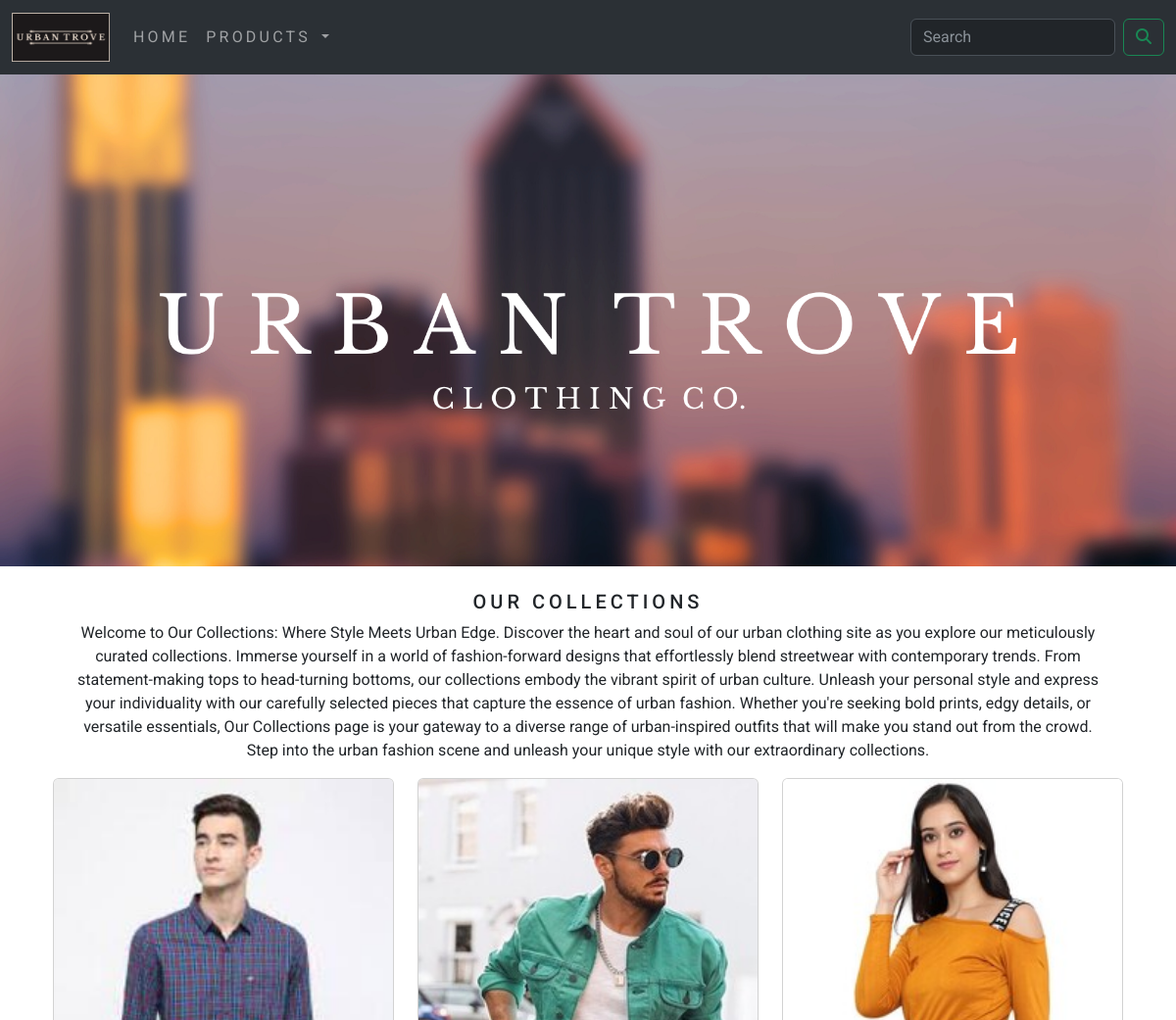
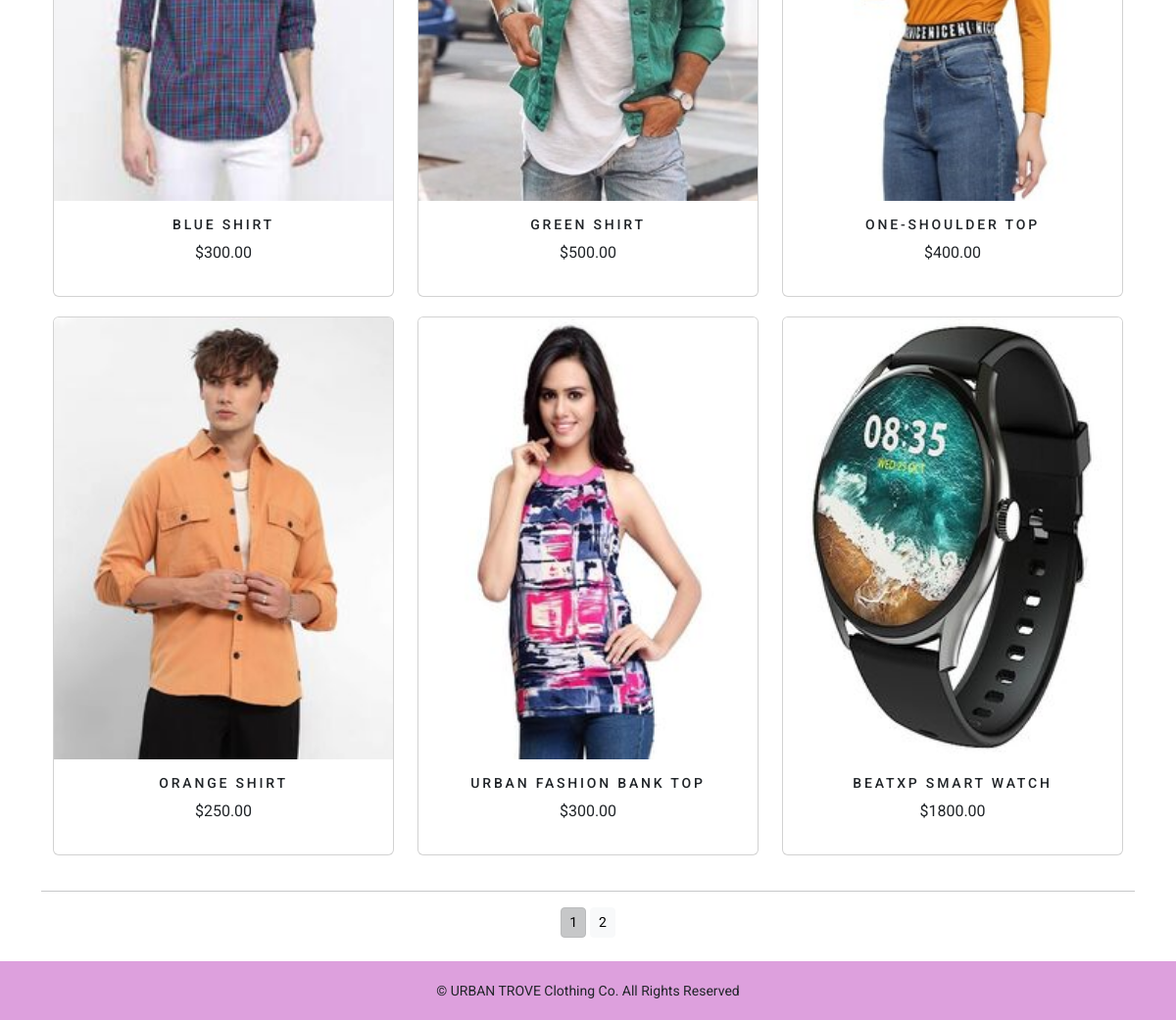
The app's page /shop/ with its own data (2 pictures, top to bottom).
### shop/models.py (models this page shows)
class Product(models.Model):
    name = models.CharField(max_length=200, unique=True)
    slug = models.SlugField(max_length=200, unique=True)
    description = models.TextField(blank=True)
    price = models.DecimalField(max_digits=10, decimal_places=2)
    category = models.ForeignKey(Category, on_delete=models.CASCADE)
    image = models.ImageField(upload_to='product', blank=True)
    stock = models.IntegerField()
    available = models.BooleanField(default=True)
    created = models.DateTimeField(auto_now_add=True)
    updated = models.DateTimeField(auto_now=True)
    def get_url(self):
        return reverse('shop:prodcatdetail', args=[self.category.slug, self.slug])
    class Meta:
        ordering = ('name', )
        verbose_name = 'product'
        verbose_name_plural = 'products'

### shop/views.py (the view)
# urls.py: path('', views.allprodcat, name='allprodcat'),
def allprodcat(request, c_slug=None):
    c_page = None
    products_list = None
    if c_slug != None:
        c_page = get_object_or_404(Category, slug=c_slug)
        products_list = Product.objects.all().filter(category=c_page, available=True)
    else:
        products_list = Product.objects.all().filter(available=True)
    paginator = Paginator(products_list, 6)
    try:
        page = int(request.GET.get('page', '1'))
    except:
        page = 1
    try:
        products = paginator.page(page)
    except (EmptyPage, InvalidPage):
        products = paginator.page(paginator.num_pages)
    return render(request, "category.html", {'category': c_page, 'products': products})

### cart/context_processors.py (called while the page is built)
def counter(request):
    item_count = 0
    if 'admin' in request.path:
        return {}
    else:
        try:
            cart = Cart.objects.filter(cart_id=_cart_id(request))
            cart_items = CartItem.objects.all().filter(cart=cart[:1])
            for cart_item in cart_items:
                item_count += cart_item.quantity
        except Cart.DoesNotExist:
            item_count = 0
    return dict(item_count=item_count)

### cart/views.py (called while the page is built)
def _cart_id(request):
    cart = request.session.session_key
    if not cart:
        cart = request.session.create()
    return cart

### shop/context_processors.py (called while the page is built)
def menu_links(request):
    links = Category.objects.all()
    return dict(links=links)

### shop/models.py (called while the page is built)
    def get_url(self):
        return reverse('shop:products_by_category', args=[self.slug])

### templates/category.html (shortened to what this page needs)
{% extends 'base.html' %}
{% load static %}
{% block content %}
    <div class="mx-auto">
        {% if category %}
        <img class="my_image" src="{{ category.image.url }}" alt="{{ category.name }}">
    </div>
    <br>
    <div>
        <h1 class="text-center my_title">{{ category.name }}</h1>
        <p class="text-justify">{{ category.description }}</p>
    </div>
    {% else %}
    <div>
        <img class="my_image" src="{% static 'img/ut_banner.png' %}" alt="Our Proucts" style="width: 100%; height: auto;">
    </div>
    <br>
    <div class="container-fluid"  style="max-width: 90%;">
        <h1 class="text-center my_title">Our Collections</h1>
        <p class="text-center">Welcome to Our Collections: Where Style Meets Urban Edge. Discover the heart and soul of our urban clothing site as you explore our meticulously curated collections. Immerse yourself in a world of fashion-forward designs that effortlessly blend streetwear with contemporary trends. From statement-making tops to head-turning bottoms, our collections embody the vibrant spirit of urban culture. Unleash your personal style and express your individuality with our carefully selected pieces that capture the essence of urban fashion. Whether you're seeking bold prints, edgy details, or versatile essentials, Our Collections page is your gateway to a diverse range of urban-inspired outfits that will make you stand out from the crowd. Step into the urban fashion scene and unleash your unique style with our extraordinary collections.</p>
    </div>
    {% endif %}
    <div class="container">
        <div class="row mx-auto">
            {% for product in products.object_list %}
            <div class="my_bottom_margin col-9 col-sm-12 col-md-4 col-lg-4">
                <div class="card text-center" style="min-width: 18rem;">
                    <a href="{{ product.get_url }}"><img class="card-img-top my_image" src="{{ product.image.url }}" alt="{{ product.name }}" ></a>
                    <div class="card-body">
                        <h4>{{ product.name }}</h4>
                        <p>${{ product.price }}</p>
                    </div>
                </div>
            </div>
            {% endfor %}
        </div>
        <div class="mx-auto">
            {% if products.paginator.num_pages > 1 %}
            <hr>
            <div class="text-center">
                {% for pg in products.paginator.page_range %}
                <a href="?page={{pg}}" class="btn btn-light btn-sm {% if products.number == pg %} active {% endif %}">{{pg}}</a>
                {% endfor %}
            </div>
            {% endif %}
        </div>
        <br>
    </div>
{% endblock %}

### templates/base.html (shortened to what this page needs)
{% load static %}
<!DOCTYPE html>
<html lang="en">
<head>
    <link href="{% static 'css/bootstrap.min.css' %}" rel="stylesheet">
    <link href="{% static 'css/custom.css' %}" rel="stylesheet">
</head>
<body>
    <div class="d-flex flex-column min-vh-100">
    {% include 'nav.html' %}
    {% block content %}
    {% endblock %}
    </div>
    {% include 'footer.html' %}
</body>
</html>

### templates/nav.html (shortened to what this page needs)
{% load static %}
<nav class="navbar navbar-expand-lg bg-body-tertiary" data-bs-theme="dark">
  <div class="container-fluid">
    <a class="navbar-brand" href="{% url 'shop:allprodcat' %}">
      <img src="{% static 'img/logo.png' %}" alt="Bootstrap"  height="50">
    </a>
    <div class="collapse navbar-collapse" id="navbarSupportedContent">
      <ul class="navbar-nav me-auto mb-2 mb-lg-0">
        <li class="nav-item">
          <a class="nav-link" href="{% url 'shop:allprodcat' %}">Home</a>
        </li>
        <li class="nav-item dropdown {% if 'shop' in request.path %} active {% endif %}">
          <a class="nav-link dropdown-toggle" href="#" role="button" data-bs-toggle="dropdown" aria-expanded="false">
            Products
          </a>
        </li>
      </ul>
      <form class="d-flex" role="search" action="{% url 'searchapp:searchresult' %}" method="get">
        <input class="form-control me-2" type="search" placeholder="Search" name="q" aria-label="Search">
        <button class="btn btn-outline-success" type="submit"><i class="fa-sharp fa-solid fa-magnifying-glass"></i></button>
      </form>
    </div>
  </div>
</nav>

### templates/footer.html
<div class="footer navbar-fixed-bottom myfooter">
  <p class="text-center">
    &copy; URBAN TROVE Clothing Co. All Rights Reserved
  </p>
</div>

### static/css/custom.css (style rules this page uses)
body { font-family: 'Roboto', sans-serif; }
.nav-item { letter-spacing: .2em; font-size: 16px; text-transform: uppercase; }
.myfooter { background-color: Plum; height: 60px; }
.myfooter p { padding-top: 20px; font-size: 14px; }
.my_image { width: 100%; height: auto; }
.my_title { font-size: 20px; text-transform: uppercase; letter-spacing: .2em; }
.my_bottom_margin { margin-bottom: 20px; }
.card-body h4 { font-size: 14px; text-transform: uppercase; letter-spacing: .2em; }

### records on screen
Product: image (picture), name "BLUE SHIRT", price "300.00"
Product: image (picture), name "GREEN SHIRT", price "500.00"
Product: image (picture), name "ONE-SHOULDER TOP", price "400.00"
Product: image (picture), name "ORANGE SHIRT", price "250.00"
Product: image (picture), name "URBAN FASHION BANK TOP", price "300.00"
Product: image (picture), name "BEATXP SMART WATCH", price "1800.00"

### other values on screen
{{ pg }} "1" "2"
